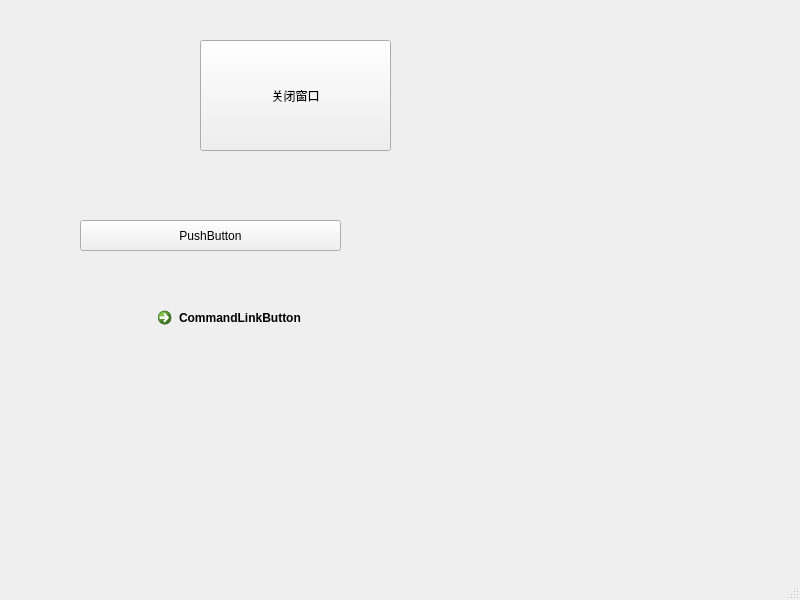
<?xml version="1.0" encoding="UTF-8"?>
<ui version="4.0">
 <class>MainWindow</class>
 <widget class="QMainWindow" name="MainWindow">
  <property name="geometry">
   <rect>
    <x>0</x>
    <y>0</y>
    <width>800</width>
    <height>600</height>
   </rect>
  </property>
  <property name="windowTitle">
   <string>MainWindow</string>
  </property>
  <widget class="QWidget" name="centralwidget">
   <widget class="QPushButton" name="pushButton">
    <property name="geometry">
     <rect>
      <x>200</x>
      <y>40</y>
      <width>191</width>
      <height>111</height>
     </rect>
    </property>
    <property name="text">
     <string>关闭窗口</string>
    </property>
   </widget>
   <widget class="QPushButton" name="pushButton_2">
    <property name="geometry">
     <rect>
      <x>80</x>
      <y>220</y>
      <width>261</width>
      <height>31</height>
     </rect>
    </property>
    <property name="text">
     <string>PushButton</string>
    </property>
   </widget>
   <widget class="QCommandLinkButton" name="commandLinkButton">
    <property name="geometry">
     <rect>
      <x>150</x>
      <y>300</y>
      <width>291</width>
      <height>61</height>
     </rect>
    </property>
    <property name="text">
     <string>CommandLinkButton</string>
    </property>
   </widget>
  </widget>
  <widget class="QMenuBar" name="menubar">
   <property name="geometry">
    <rect>
     <x>0</x>
     <y>0</y>
     <width>800</width>
     <height>23</height>
    </rect>
   </property>
  </widget>
  <widget class="QStatusBar" name="statusbar"/>
 </widget>
 <resources/>
 <connections>
  <connection>
   <sender>pushButton</sender>
   <signal>clicked()</signal>
   <receiver>MainWindow</receiver>
   <slot>close()</slot>
   <hints>
    <hint type="sourcelabel">
     <x>223</x>
     <y>75</y>
    </hint>
    <hint type="destinationlabel">
     <x>100</x>
     <y>113</y>
    </hint>
   </hints>
  </connection>
 </connections>
</ui>
